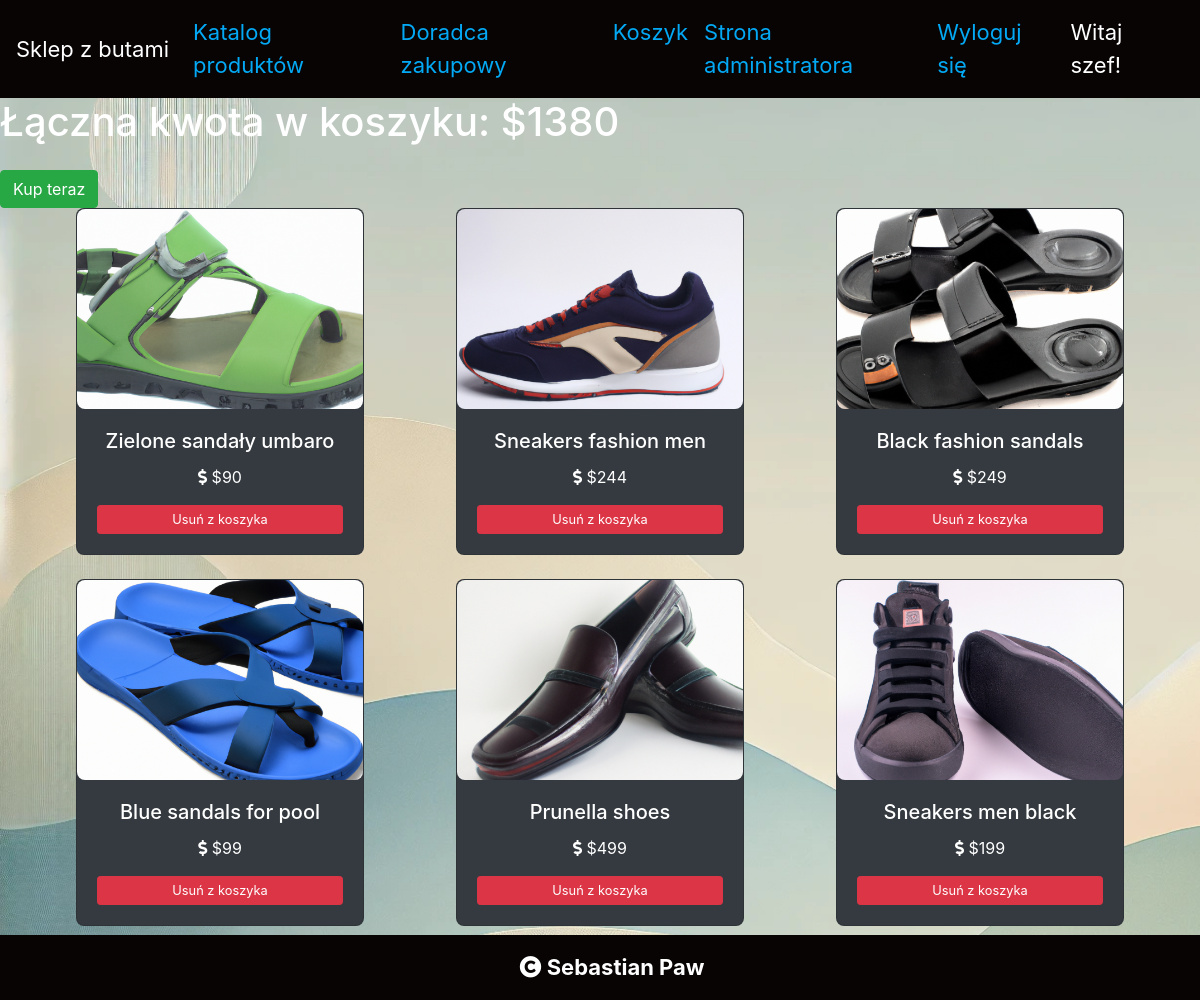
The app's page /cart/ (signed in) with its own data.
### frontend/models.py (models this page shows, shortened)
class Cart(models.Model):
    user = models.OneToOneField(User, on_delete=models.CASCADE, null=True, blank=True)
    created_at = models.DateTimeField(auto_now_add=True)
    @property
    def total_price(self):
        return sum(item.total_price for item in self.items.all())

class CartItem(models.Model):
    cart = models.ForeignKey(Cart, related_name='items', on_delete=models.CASCADE)
    product = models.ForeignKey(Product, on_delete=models.CASCADE)
    quantity = models.PositiveIntegerField(default=1)
    @property
    def total_price(self):
        return self.quantity * self.product.price

class Product(models.Model):
    name = models.CharField(max_length=200, blank=False)
    price = models.IntegerField(default=0, blank=False)
    category = models.ForeignKey(Category, on_delete=models.CASCADE, blank=True)
    description = models.TextField(max_length=600, blank=False, default='---')
    image = models.ImageField(null=True, default='default.jpg', blank=True)
    stock = models.IntegerField(default=0, blank=False)
    tags = TaggableManager()

### frontend/views.py (the view, shortened to what this page needs)
# urls.py: path('cart/', views.cart_view, name='cart'),
def cart_view(request):
    if request.user.is_authenticated:
        cart, created = Cart.objects.get_or_create(user=request.user)
    context = {'cart': cart}
    return render(request, 'frontend/cart.html', context)

### frontend/templates/frontend/cart.html
{% extends 'frontend/base.html' %}
{% block content %}
<h1 class="mb-4">Łączna kwota w koszyku: ${{ cart.total_price }}</h1>
<a href="{% url 'frontend:purchase' %}" class="btn btn-success">Kup teraz</a>
<div class="container">
    <div class="row">
        {% for item in cart.items.all %}
        <div class="col-md-4 mb-4 d-flex justify-content-center">
            <div class="card text-white bg-dark" style="width: 18rem;">
                <img src="{{ item.product.image.url }}" class="card-img-top" style="height: 200px; object-fit: cover;" alt="{{ item.product.name }}">
                <div class="card-body d-flex flex-column text-center">
                    <h5 class="card-title">{{ item.product.name }}</h5>
                    <p class="card-text">
                        <i class="fas fa-dollar-sign"></i> ${{ item.total_price }}
                    </p>
                    <a href="{% url 'frontend:delete_from_cart' item.product.id %}" class="btn btn-danger btn-sm mt-auto">
                        Usuń z koszyka
                    </a>
                </div>
            </div>
        </div>
        {% endfor %}
    </div>
</div>
{% endblock %}

### frontend/templates/frontend/base.html (shortened to what this page needs)
<!doctype html>
{% load static %}
{% load bootstrap4 %}
<html lang="en">
<head>
    <link rel="stylesheet" href="https://maxcdn.bootstrapcdn.com/bootstrap/4.0.0/css/bootstrap.min.css">
    <link rel="stylesheet" href="https://pro.fontawesome.com/releases/v5.10.0/css/all.css">
    <link rel="stylesheet" href="{% static 'frontend/style.css' %}">
</head>
<body>
<nav class="navbar navbar-expand-lg" style = "background-color:#080404;">
    <a class="navbar-brand text-white" style="pointer-events: none; font-size: 22px;">Sklep z butami</a>
    <div class="collapse navbar-collapse" id="navbarSupportedContent">
        <ul class="navbar-nav mr-auto">
            <li class="nav-item active">
                <a class="nav-link" style="font-size: 22px;" href="{% url 'frontend:home' %}">Katalog produktów</a>
            </li>
            <li class="nav-item active">
                <a class="nav-link" style="font-size: 22px;" href="{% url 'chatbot:chatbot' %}">Doradca zakupowy</a>
            </li>
        </ul>
        <ul class="navbar-nav my-2 my-lg-0">
            <a class="nav-link" style="font-size: 22px;"href="/cart">Koszyk</a>
            {% if user.is_superuser %}
            <a class="nav-link" style="font-size: 22px;" href="/admin">Strona administratora</a>
            {% endif %}
            {% if user.is_authenticated %}
            <a class="nav-link" style="font-size: 22px;"href="/logout">Wyloguj się</a>
            <li class="nav-item">
                <a class="nav-link text-white" href="#"style="font-size: 22px;">Witaj {{user.username}}!</a>
            </li>
            {% endif %}
        </ul>
    </div>
</nav>
{% block content %}
{% endblock %}
<div class="container-fluid footer" style="background-color:#080404;">
    <center>
        <strong>
            <p class="text-white mb-0 ml-4 py-3" style="font-size: 22px;">
                <i class="fas fa-copyright"></i> Sebastian Paw
            </p>
        </strong>
    </center>
</div>
</body>
</html>

### frontend/static/frontend/style.css (style rules this page uses)
a { font-size: 15px; color: #03A9F4; }
body { background-color: #1E1E1E; background-image: url("calm.webp"); background-repeat: no-repeat; background-size: cover; color: white; padding-bottom: 50px; }
.card { border-radius: 8px; background-color: #080404; color: white; }
.card img { height: 200px; width: 100%; object-fit: cover; border-radius: 8px; }
.card-body { display: flex; flex-direction: column; justify-content: space-between; text-align: center; }
.btn-sm { font-size: 0.8rem; padding: 4px 8px; margin-top: 10px; }
.footer { position: fixed; left: 0; bottom: 0; width: 100%; text-align: center; }
.container { display: flex; }

### records on screen
Cart: total_price "1380"
CartItem: product.image (picture), product.name "Zielone sandały umbaro", total_price "90"
CartItem: product.image (picture), product.name "Sneakers fashion men", total_price "244"
CartItem: product.image (picture), product.name "Black fashion sandals", total_price "249"
CartItem: product.image (picture), product.name "Blue sandals for pool", total_price "99"
CartItem: product.image (picture), product.name "Prunella shoes", total_price "499"
CartItem: product.image (picture), product.name "Sneakers men black", total_price "199"

### other values on screen
{{ user.username }} "szef"
